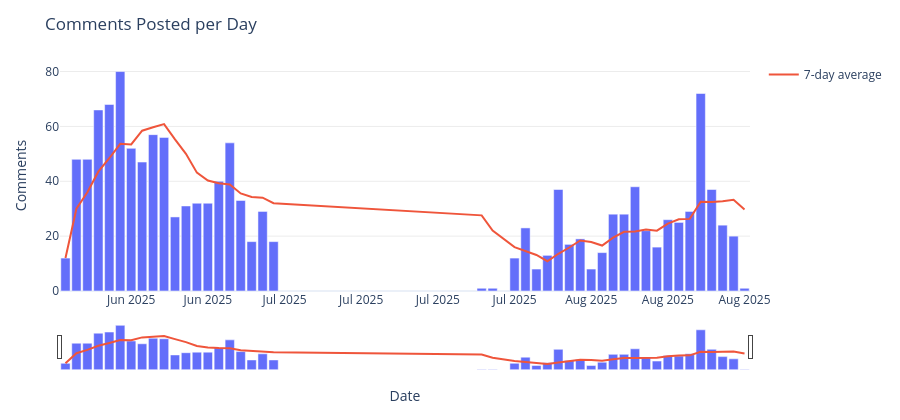

The notebook cell saved with this chart:
### Markdown cell above
# Comments posted per day

This chart shows the number of comments posted on each date using the `created_at` column.

### Code cell
date_series = pd.to_datetime(df['created_at'], errors='coerce')

counts = (
    pd.DataFrame({'date': date_series.dt.date})
      .dropna(subset=['date'])
      .groupby('date')
      .size()
      .reset_index(name='comment_count')
      .sort_values('date')
)

counts['date'] = pd.to_datetime(counts['date'])
counts['rolling_7d'] = counts['comment_count'].rolling(7, min_periods=1).mean()

fig = px.bar(
    counts, x='date', y='comment_count',
    title='Comments Posted per Day',
    labels={'date': 'Date', 'comment_count': 'Comments'},
    color_discrete_sequence=['#636EFA']
)

fig.add_scatter(
    x=counts['date'], y=counts['rolling_7d'],
    name='7-day average', mode='lines',
    line=dict(color='#EF553B', width=2)
)

fig.update_traces(hovertemplate='Date=%{x|%Y-%m-%d}<br>Comments=%{y}')
fig.update_layout(
    hovermode='x unified', bargap=0.15,
    height=max(DEFAULT_HEIGHT, 420),
    xaxis=dict(title='Date', tickformat='%b %Y',
               showgrid=False, rangeslider=dict(visible=True)),
    yaxis=dict(title='Comments', showgrid=True, gridcolor='rgba(0,0,0,0.08)')
)
fig.show()

save_plotly(fig, name='comments_per_day', description='Number of comments posted per day with 7-day rolling mean', friendly_name='Comments Posted per Day')

### Figure 1 — Plotly figure (JSON) as saved in the notebook; plotly's stock layout.template omitted (floating-point values rounded to 4 significant figures)
{"data": [{"hovertemplate": "Date=%{x|%Y-%m-%d}<br>Comments=%{y}", "legendgroup": "", "marker": {"color": "#636EFA", "pattern": {"shape": ""}}, "name": "", "orientation": "v", "showlegend": false, "textposition": "auto", "type": "bar", "x": ["2025-06-16T00:00:00", "2025-06-17T00:00:00", "2025-06-18T00:00:00", "2025-06-19T00:00:00", "2025-06-20T00:00:00", "2025-06-21T00:00:00", "2025-06-22T00:00:00", "2025-06-23T00:00:00", "2025-06-24T00:00:00", "2025-06-25T00:00:00", "2025-06-26T00:00:00", "2025-06-27T00:00:00", "2025-06-28T00:00:00", "2025-06-29T00:00:00", "2025-06-30T00:00:00", "2025-07-01T00:00:00", "2025-07-02T00:00:00", "2025-07-03T00:00:00", "2025-07-04T00:00:00", "2025-07-05T00:00:00", "2025-07-24T00:00:00", "2025-07-25T00:00:00", "2025-07-27T00:00:00", "2025-07-28T00:00:00", "2025-07-29T00:00:00", "2025-07-30T00:00:00", "2025-07-31T00:00:00", "2025-08-01T00:00:00", "2025-08-02T00:00:00", "2025-08-03T00:00:00", "2025-08-04T00:00:00", "2025-08-05T00:00:00", "2025-08-06T00:00:00", "2025-08-07T00:00:00", "2025-08-08T00:00:00", "2025-08-09T00:00:00", "2025-08-10T00:00:00", "2025-08-11T00:00:00", "2025-08-12T00:00:00", "2025-08-13T00:00:00", "2025-08-14T00:00:00", "2025-08-15T00:00:00", "2025-08-16T00:00:00", "2025-08-17T00:00:00"], "xaxis": "x", "y": [12, 48, 48, 66, 68, 80, 52, 47, 57, 56, 27, 31, 32, 32, 40, 54, 33, 18, 29, 18, 1, 1, 12, 23, 8, 13, 37, 17, 19, 8, 14, 28, 28, 38, 22, 16, 26, 25, 29, 72, 37, 24, 20, 1], "yaxis": "y"}, {"hovertemplate": "Date=%{x|%Y-%m-%d}<br>Comments=%{y}", "line": {"color": "#EF553B", "width": 2}, "mode": "lines", "name": "7-day average", "type": "scatter", "x": ["2025-06-16T00:00:00", "2025-06-17T00:00:00", "2025-06-18T00:00:00", "2025-06-19T00:00:00", "2025-06-20T00:00:00", "2025-06-21T00:00:00", "2025-06-22T00:00:00", "2025-06-23T00:00:00", "2025-06-24T00:00:00", "2025-06-25T00:00:00", "2025-06-26T00:00:00", "2025-06-27T00:00:00", "2025-06-28T00:00:00", "2025-06-29T00:00:00", "2025-06-30T00:00:00", "2025-07-01T00:00:00", "2025-07-02T00:00:00", "2025-07-03T00:00:00", "2025-07-04T00:00:00", "2025-07-05T00:00:00", "2025-07-24T00:00:00", "2025-07-25T00:00:00", "2025-07-27T00:00:00", "2025-07-28T00:00:00", "2025-07-29T00:00:00", "2025-07-30T00:00:00", "2025-07-31T00:00:00", "2025-08-01T00:00:00", "2025-08-02T00:00:00", "2025-08-03T00:00:00", "2025-08-04T00:00:00", "2025-08-05T00:00:00", "2025-08-06T00:00:00", "2025-08-07T00:00:00", "2025-08-08T00:00:00", "2025-08-09T00:00:00", "2025-08-10T00:00:00", "2025-08-11T00:00:00", "2025-08-12T00:00:00", "2025-08-13T00:00:00", "2025-08-14T00:00:00", "2025-08-15T00:00:00", "2025-08-16T00:00:00", "2025-08-17T00:00:00"], "y": [12.0, 30.0, 36.0, 43.5, 48.4, 53.67, 53.43, 58.43, 59.71, 60.86, 55.29, 50.0, 43.14, 40.29, 39.29, 38.86, 35.57, 34.29, 34.0, 32.0, 27.57, 22.0, 16.0, 14.57, 13.14, 10.86, 13.57, 15.86, 18.43, 17.86, 16.57, 19.43, 21.57, 21.71, 22.43, 22.0, 24.57, 26.14, 26.29, 32.57, 32.43, 32.71, 33.29, 29.71]}], "layout": {"bargap": 0.15, "barmode": "relative", "height": 420, "hovermode": "x unified", "legend": {"tracegroupgap": 0}, "title": {"text": "Comments Posted per Day"}, "xaxis": {"anchor": "y", "domain": [0, 1], "rangeslider": {"visible": true}, "showgrid": false, "tickformat": "%b %Y", "title": {"text": "Date"}}, "yaxis": {"anchor": "x", "domain": [0, 1], "gridcolor": "rgba(0,0,0,0.08)", "showgrid": true, "title": {"text": "Comments"}}}}
